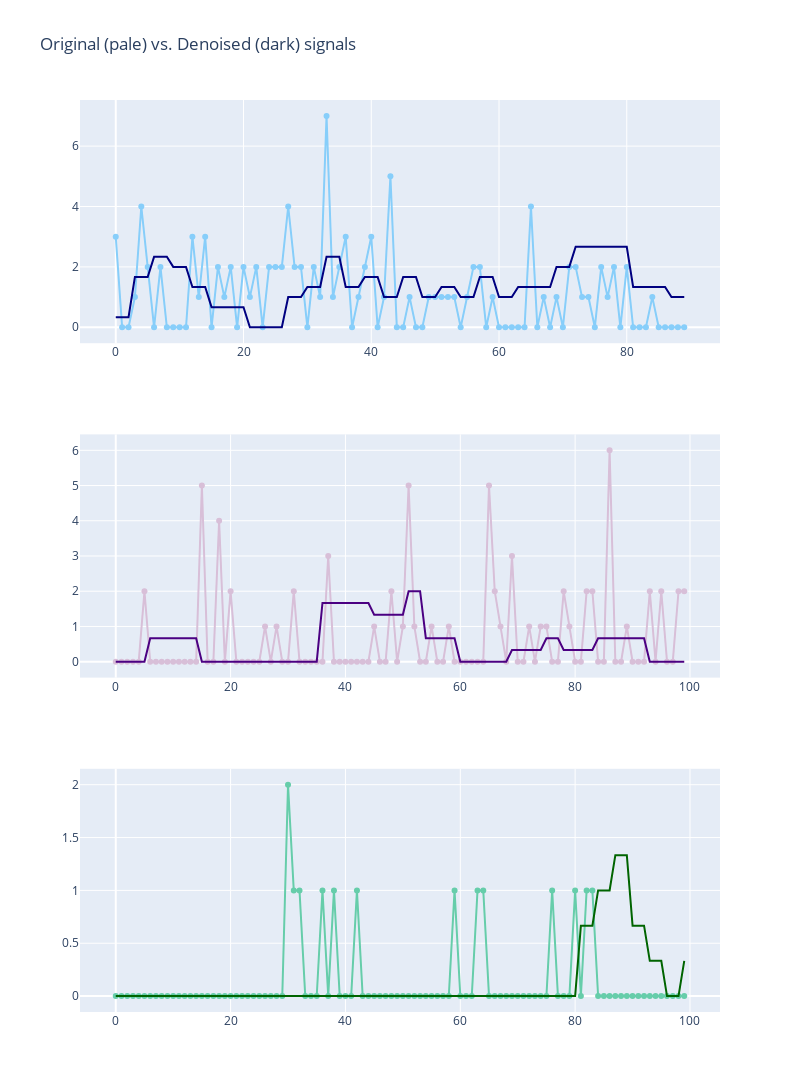

The notebook cell saved with this chart:
### Code cell
y_a1 = average_smoothing(x_1)
y_a2 = average_smoothing(x_2)
y_a3 = average_smoothing(x_3)

fig = make_subplots(rows=3, cols=1)

fig.add_trace(
    go.Scatter(x=np.arange(len(x_1)), mode='lines+markers', y=x_1, marker=dict(color="lightskyblue"), showlegend=False,
               name="Original sales"),
    row=1, col=1
)

fig.add_trace(
    go.Scatter(x=np.arange(len(x_1)), y=y_a1, mode='lines', marker=dict(color="navy"), showlegend=False,
               name="Denoised sales"),
    row=1, col=1
)

fig.add_trace(
    go.Scatter(x=np.arange(len(x_2)), mode='lines+markers', y=x_2, marker=dict(color="thistle"), showlegend=False),
    row=2, col=1
)

fig.add_trace(
    go.Scatter(x=np.arange(len(x_2)), y=y_a2, mode='lines', marker=dict(color="indigo"), showlegend=False),
    row=2, col=1
)

fig.add_trace(
    go.Scatter(x=np.arange(len(x_3)), mode='lines+markers', y=x_3, marker=dict(color="mediumaquamarine"), showlegend=False),
    row=3, col=1
)

fig.add_trace(
    go.Scatter(x=np.arange(len(x_3)), y=y_a3, mode='lines', marker=dict(color="darkgreen"), showlegend=False),
    row=3, col=1
)

fig.update_layout(height=1200, width=800, title_text="Original (pale) vs. Denoised (dark) signals")
fig.show()

### Figure 1 — Plotly figure (JSON) as saved in the notebook; plotly's stock layout.template omitted (floating-point values rounded to 4 significant figures; data arrays with more than 128 entries replaced by an {"elided": "..."} marker saying what was removed)
{"data": [{"marker": {"color": "lightskyblue"}, "mode": "lines+markers", "name": "Original sales", "showlegend": false, "type": "scatter", "x": [0, 1, 2, 3, 4, 5, 6, 7, 8, 9, 10, 11, 12, 13, 14, 15, 16, 17, 18, 19, 20, 21, 22, 23, 24, 25, 26, 27, 28, 29, 30, 31, 32, 33, 34, 35, 36, 37, 38, 39, 40, 41, 42, 43, 44, 45, 46, 47, 48, 49, 50, 51, 52, 53, 54, 55, 56, 57, 58, 59, 60, 61, 62, 63, 64, 65, 66, 67, 68, 69, 70, 71, 72, 73, 74, 75, 76, 77, 78, 79, 80, 81, 82, 83, 84, 85, 86, 87, 88, 89], "xaxis": "x", "y": [3, 0, 0, 1, 4, 2, 0, 2, 0, 0, 0, 0, 3, 1, 3, 0, 2, 1, 2, 0, 2, 1, 2, 0, 2, 2, 2, 4, 2, 2, 0, 2, 1, 7, 1, 2, 3, 0, 1, 2, 3, 0, 1, 5, 0, 0, 1, 0, 0, 1, 1, 1, 1, 1, 0, 1, 2, 2, 0, 1, 0, 0, 0, 0, 0, 4, 0, 1, 0, 1, 0, 2, 2, 1, 1, 0, 2, 1, 2, 0, 2, 0, 0, 0, 1, 0, 0, 0, 0, 0], "yaxis": "y"}, {"marker": {"color": "navy"}, "mode": "lines", "name": "Denoised sales", "showlegend": false, "type": "scatter", "x": [0, 1, 2, 3, 4, 5, 6, 7, 8, 9, 10, 11, 12, 13, 14, 15, 16, 17, 18, 19, 20, 21, 22, 23, 24, 25, 26, 27, 28, 29, 30, 31, 32, 33, 34, 35, 36, 37, 38, 39, 40, 41, 42, 43, 44, 45, 46, 47, 48, 49, 50, 51, 52, 53, 54, 55, 56, 57, 58, 59, 60, 61, 62, 63, 64, 65, 66, 67, 68, 69, 70, 71, 72, 73, 74, 75, 76, 77, 78, 79, 80, 81, 82, 83, 84, 85, 86, 87, 88, 89], "xaxis": "x", "y": {"elided": "264 float values"}, "yaxis": "y"}, {"marker": {"color": "thistle"}, "mode": "lines+markers", "showlegend": false, "type": "scatter", "x": [0, 1, 2, 3, 4, 5, 6, 7, 8, 9, 10, 11, 12, 13, 14, 15, 16, 17, 18, 19, 20, 21, 22, 23, 24, 25, 26, 27, 28, 29, 30, 31, 32, 33, 34, 35, 36, 37, 38, 39, 40, 41, 42, 43, 44, 45, 46, 47, 48, 49, 50, 51, 52, 53, 54, 55, 56, 57, 58, 59, 60, 61, 62, 63, 64, 65, 66, 67, 68, 69, 70, 71, 72, 73, 74, 75, 76, 77, 78, 79, 80, 81, 82, 83, 84, 85, 86, 87, 88, 89, 90, 91, 92, 93, 94, 95, 96, 97, 98, 99], "xaxis": "x2", "y": [0, 0, 0, 0, 0, 2, 0, 0, 0, 0, 0, 0, 0, 0, 0, 5, 0, 0, 4, 0, 2, 0, 0, 0, 0, 0, 1, 0, 1, 0, 0, 2, 0, 0, 0, 0, 0, 3, 0, 0, 0, 0, 0, 0, 0, 1, 0, 0, 2, 0, 1, 5, 1, 0, 0, 1, 0, 0, 1, 0, 0, 0, 0, 0, 0, 5, 2, 1, 0, 3, 0, 0, 1, 0, 1, 1, 0, 0, 2, 1, 0, 0, 2, 2, 0, 0, 6, 0, 0, 1, 0, 0, 0, 2, 0, 2, 0, 0, 2, 2], "yaxis": "y2"}, {"marker": {"color": "indigo"}, "mode": "lines", "showlegend": false, "type": "scatter", "x": [0, 1, 2, 3, 4, 5, 6, 7, 8, 9, 10, 11, 12, 13, 14, 15, 16, 17, 18, 19, 20, 21, 22, 23, 24, 25, 26, 27, 28, 29, 30, 31, 32, 33, 34, 35, 36, 37, 38, 39, 40, 41, 42, 43, 44, 45, 46, 47, 48, 49, 50, 51, 52, 53, 54, 55, 56, 57, 58, 59, 60, 61, 62, 63, 64, 65, 66, 67, 68, 69, 70, 71, 72, 73, 74, 75, 76, 77, 78, 79, 80, 81, 82, 83, 84, 85, 86, 87, 88, 89, 90, 91, 92, 93, 94, 95, 96, 97, 98, 99], "xaxis": "x2", "y": {"elided": "294 float values"}, "yaxis": "y2"}, {"marker": {"color": "mediumaquamarine"}, "mode": "lines+markers", "showlegend": false, "type": "scatter", "x": [0, 1, 2, 3, 4, 5, 6, 7, 8, 9, 10, 11, 12, 13, 14, 15, 16, 17, 18, 19, 20, 21, 22, 23, 24, 25, 26, 27, 28, 29, 30, 31, 32, 33, 34, 35, 36, 37, 38, 39, 40, 41, 42, 43, 44, 45, 46, 47, 48, 49, 50, 51, 52, 53, 54, 55, 56, 57, 58, 59, 60, 61, 62, 63, 64, 65, 66, 67, 68, 69, 70, 71, 72, 73, 74, 75, 76, 77, 78, 79, 80, 81, 82, 83, 84, 85, 86, 87, 88, 89, 90, 91, 92, 93, 94, 95, 96, 97, 98, 99], "xaxis": "x3", "y": [0, 0, 0, 0, 0, 0, 0, 0, 0, 0, 0, 0, 0, 0, 0, 0, 0, 0, 0, 0, 0, 0, 0, 0, 0, 0, 0, 0, 0, 0, 2, 1, 1, 0, 0, 0, 1, 0, 1, 0, 0, 0, 1, 0, 0, 0, 0, 0, 0, 0, 0, 0, 0, 0, 0, 0, 0, 0, 0, 1, 0, 0, 0, 1, 1, 0, 0, 0, 0, 0, 0, 0, 0, 0, 0, 0, 1, 0, 0, 0, 1, 0, 1, 1, 0, 0, 0, 0, 0, 0, 0, 0, 0, 0, 0, 0, 0, 0, 0, 0], "yaxis": "y3"}, {"marker": {"color": "darkgreen"}, "mode": "lines", "showlegend": false, "type": "scatter", "x": [0, 1, 2, 3, 4, 5, 6, 7, 8, 9, 10, 11, 12, 13, 14, 15, 16, 17, 18, 19, 20, 21, 22, 23, 24, 25, 26, 27, 28, 29, 30, 31, 32, 33, 34, 35, 36, 37, 38, 39, 40, 41, 42, 43, 44, 45, 46, 47, 48, 49, 50, 51, 52, 53, 54, 55, 56, 57, 58, 59, 60, 61, 62, 63, 64, 65, 66, 67, 68, 69, 70, 71, 72, 73, 74, 75, 76, 77, 78, 79, 80, 81, 82, 83, 84, 85, 86, 87, 88, 89, 90, 91, 92, 93, 94, 95, 96, 97, 98, 99], "xaxis": "x3", "y": {"elided": "294 float values"}, "yaxis": "y3"}], "layout": {"height": 1200, "title": {"text": "Original (pale) vs. Denoised (dark) signals"}, "width": 800, "xaxis": {"anchor": "y", "domain": [0, 1]}, "xaxis2": {"anchor": "y2", "domain": [0, 1]}, "xaxis3": {"anchor": "y3", "domain": [0, 1]}, "yaxis": {"anchor": "x", "domain": [0.7333, 1]}, "yaxis2": {"anchor": "x2", "domain": [0.3667, 0.6333]}, "yaxis3": {"anchor": "x3", "domain": [0, 0.2667]}}}
